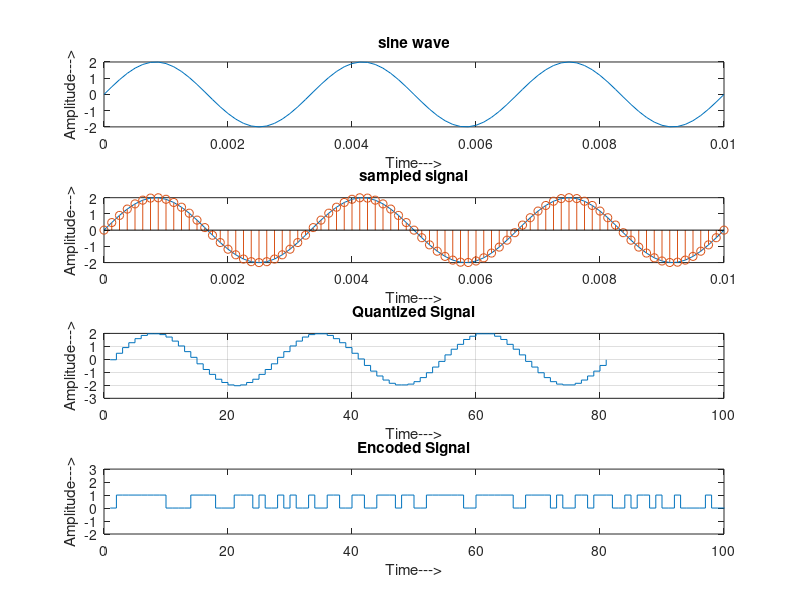
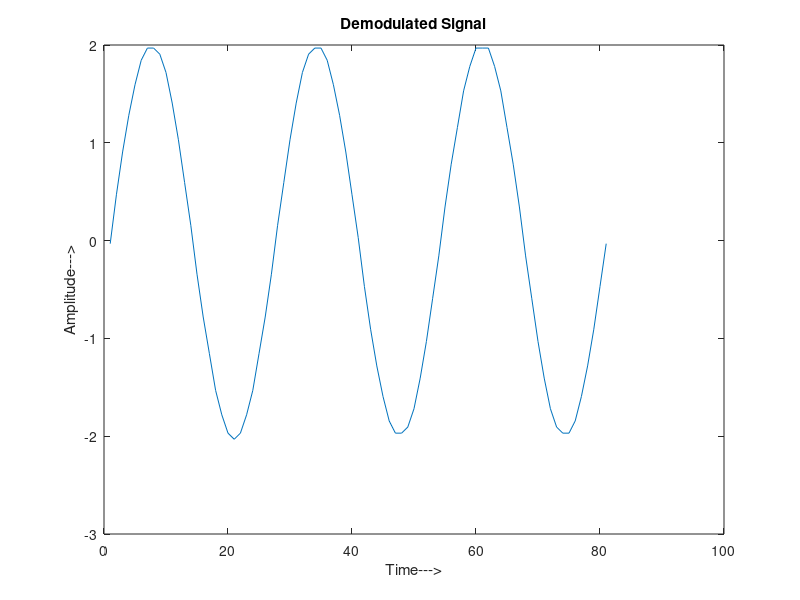

Source code (MATLAB) for these figures, in order:
clc; clear all; close all;
fs = 8000;
t= 0:1/fs:0.01;
f=100;
a=2;
x=a*sin(2*pi*f*3*t);
subplot(4,1,1)
plot(t,x);
xlabel('Time--->');
ylabel('Amplitude--->');
title('sine wave');
subplot(4,1,2)
plot(t,x);
hold on
stem(t,x);
xlabel('Time--->');
ylabel('Amplitude--->');
title('sampled signal');

% Quantization
 n = 8;
 L = 2^n;
 vmax = 8;
 vmin = -vmax;
 del = (vmax - vmin)/L;
 part = vmin:del:vmax;                  % level are between vmin and vmax with difference of del
 code = vmin-(del/2):del:vmax+(del/2);  % Contaion Quantized values 
[ind,q] = quantiz(x,part,code);         % Quantization process
                                        % ind contain index number and q contain quantized  values
 l1=length(ind);
 l2=length(q);
  
 for i=1:l1
    if(ind(i)~=0)                       % To make index as binary decimal so started from 0 to N
       ind(i)=ind(i)-1;
    end 
    i=i+1;
 end   
  for i=1:l2
     if(q(i)== vmin-(del/2))             % To make quantize value inbetween the levels
        q(i)= vmin+(del/2);
     end
 end    
 subplot(4,1,3);
 stairs(q);grid on;                                       % Display the Quantize values
 title('Quantized Signal');
 ylabel('Amplitude--->');
 xlabel('Time--->');

 %encoding

 code=de2bi(ind,'left-msb');             % Convert the decimal to binary
 k = 1;
for i=1:l1
    for j=1:n
        coded(k)=code(i,j);              % convert code matrix to a coded row vector
        j=j+1;
        k=k+1;
    end
    i=i+1;
end
 subplot(4,1,4); grid on;
 stairs(coded);                                   % Display the encoded signal
 axis([0 100 -2 3]);  title('Encoded Signal');
 ylabel('Amplitude--->');
 xlabel('Time--->');

 %Demodulation Of PCM signal 
 qunt=reshape(coded,n,length(coded)/n);
 index=bi2de(qunt','left-msb');                    % Getback the index in decimal form
 q=del*index+vmin+(del/2);                       % getback Quantized values
 figure; grid on;
 plot(q);                                        % Plot Demodulated signal
 title('Demodulated Signal');
 ylabel('Amplitude--->');
 xlabel('Time--->')